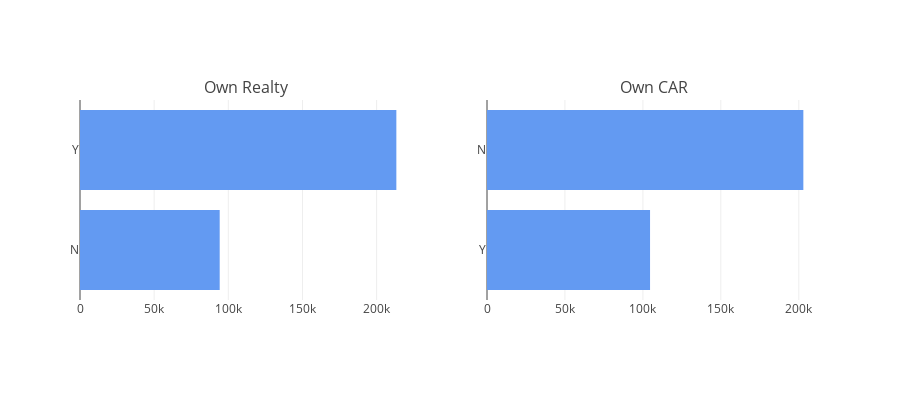
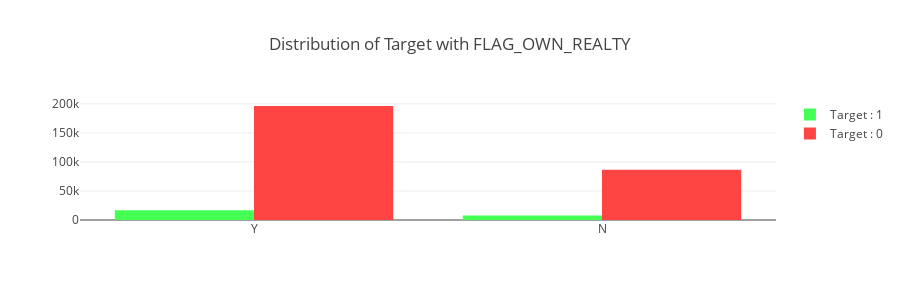
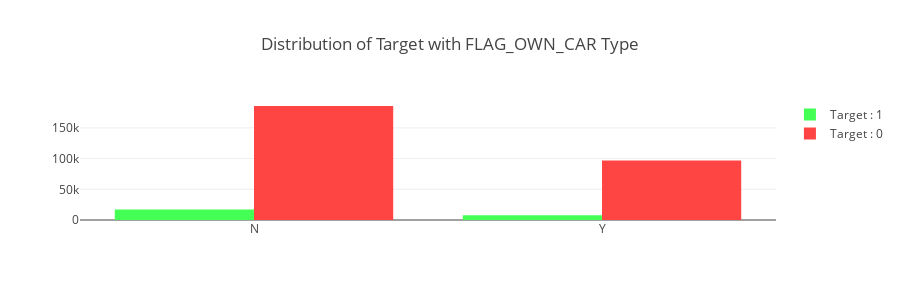

The code cell stored with these charts, in order, in its notebook:
### Markdown cell above
## 2.4. 土地所有・車所有

### Code cell
tr1 = bar_hor(app_train, "FLAG_OWN_REALTY", "Distribution of FLAG_OWN_REALTY" ,"#639af2", w=700, lm=100, return_trace= True)
tr2 = bar_hor(app_train, "FLAG_OWN_CAR", "Distribution of FLAG_OWN_CAR" ,"#639af2", w=700, lm=100, return_trace = True)

fig = tools.make_subplots(rows=1, cols=2, print_grid=False, subplot_titles = ['Own Realty' , 'Own CAR'])
fig.append_trace(tr1, 1, 1);
fig.append_trace(tr2, 1, 2);
fig['layout'].update(height=400, showlegend=False, margin=dict(b=100));
iplot(fig);


gp('FLAG_OWN_REALTY', 'Distribution of Target with FLAG_OWN_REALTY')
gp('FLAG_OWN_CAR', 'Distribution of Target with FLAG_OWN_CAR Type')

### Figure 1 — Plotly figure (JSON) as saved in the notebook; plotly's stock layout.template omitted (floating-point values rounded to 4 significant figures)
{"data": [{"marker": {"color": "#639af2"}, "orientation": "h", "type": "bar", "x": [94199, 213312], "xaxis": "x1", "y": ["N", "Y"], "yaxis": "y1"}, {"marker": {"color": "#639af2"}, "orientation": "h", "type": "bar", "x": [104587, 202924], "xaxis": "x2", "y": ["Y", "N"], "yaxis": "y2"}], "layout": {"annotations": [{"font": {"size": 16}, "showarrow": false, "text": "Own Realty", "x": 0.225, "xanchor": "center", "xref": "paper", "y": 1.0, "yanchor": "bottom", "yref": "paper"}, {"font": {"size": 16}, "showarrow": false, "text": "Own CAR", "x": 0.775, "xanchor": "center", "xref": "paper", "y": 1.0, "yanchor": "bottom", "yref": "paper"}], "height": 400, "margin": {"b": 100}, "showlegend": false, "xaxis1": {"anchor": "y1", "domain": [0.0, 0.45]}, "xaxis2": {"anchor": "y2", "domain": [0.55, 1.0]}, "yaxis1": {"anchor": "x1", "domain": [0.0, 1.0]}, "yaxis2": {"anchor": "x2", "domain": [0.0, 1.0]}}}

### Figure 2 — Plotly figure (JSON) as saved in the notebook; plotly's stock layout.template omitted (floating-point values rounded to 4 significant figures)
{"data": [{"marker": {"color": "#44ff54"}, "name": "Target : 1", "type": "bar", "x": ["Y", "N"], "y": [16983, 7842]}, {"marker": {"color": "#ff4444"}, "name": "Target : 0", "type": "bar", "x": ["Y", "N"], "y": [196329, 86357]}], "layout": {"barmode": "group", "height": 300, "title": "Distribution of Target with FLAG_OWN_REALTY"}}

### Figure 3 — Plotly figure (JSON) as saved in the notebook; plotly's stock layout.template omitted (floating-point values rounded to 4 significant figures)
{"data": [{"marker": {"color": "#44ff54"}, "name": "Target : 1", "type": "bar", "x": ["N", "Y"], "y": [17249, 7576]}, {"marker": {"color": "#ff4444"}, "name": "Target : 0", "type": "bar", "x": ["N", "Y"], "y": [185675, 97011]}], "layout": {"barmode": "group", "height": 300, "title": "Distribution of Target with FLAG_OWN_CAR Type"}}
